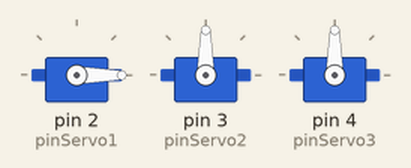
Simulated run of this sketch. Board: Arduino Uno, built with avr-gcc and run on an emulated ATmega328P. Shown: 3 × servo.

Above: at 0.1 s.
At 4.1 s:
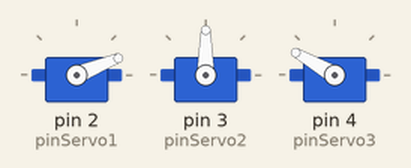
At 10.1 s:
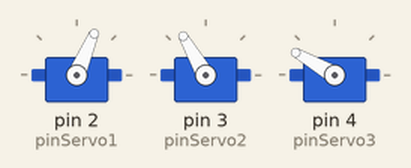
At 18.1 s:
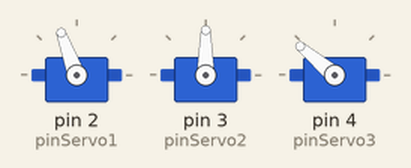
At 28.6 s:
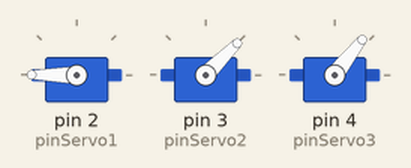
At 39.1 s:
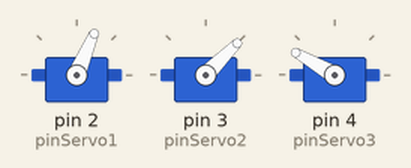
Timing chart, 0 to 40.0 s (numbered marks = the images above):
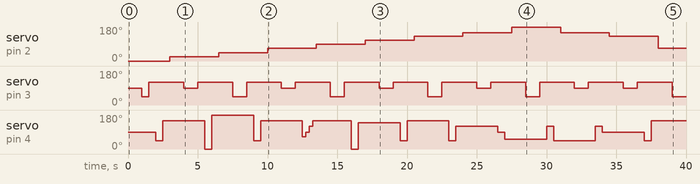

Measured:
- by itself, servo on pin 2 (pinServo1): rises from 0° to 180° in 24.5 s, then falls to 67° in 10.5 s
- by itself, servo on pin 3 (pinServo2): 90° → 45° at 1.0 s, → 120° 0.50 s later, → 90° 2.5 s later, → 120° 1.0 s later, … (23 changes in this stretch)
- by itself, servo on pin 4 (pinServo3): 90° → 45° at 2.0 s, → 150° 0.50 s later, → 0° 3.0 s later, → 180° 0.50 s later, … (24 changes in this stretch)

The sketch:

_2servos_8_posiciones.ino
```cpp
#include <Servo.h>
Servo servo1;
Servo servo2;
Servo servo3;
const int pinServo1 = 2 ;
const int pinServo2 = 3;
const int pinServo3 = 4;
const int pulsomin = 650;
const int pulsomax = 2550;
int rotacion = 1325 ;
int var ;
void setup() {
servo1.attach(pinServo1, pulsomin, pulsomax) ;
servo2.attach(pinServo2, pulsomin, pulsomax) ;
servo3.attach(pinServo3, pulsomin, pulsomax) ;

}

void loop() {
  var = 0;
  if (var == 0){
    servo1.write(0);
    delay(1000);
    servo2.write(45);// el valor del parentesis son los grados del servo 0 a180º o (min650 max2550)
    delay(500);
    servo2.write(120);
    delay(500);
    servo3.write(45);// el valor del parentesis son los grados del servo 0 a180º o (min650 max2550)
    delay(500);
    servo3.write(150);
    delay(500);
    var = 1 ;

  }
  if (var == 1 ){
    servo1.write(22);
    delay(1000);
    servo2.write(90);
    delay(1000);
    servo2.write(120);
    delay(500);
    servo3.write(0);// el valor del parentesis son los grados del servo 0 a180º o (min650 max2550)
    delay(500);
    servo3.write(180);
    delay(500);
    var = 2 ;
  }
  if (var == 2){
    servo1.write(45);
    delay(1000);
    servo2.write(45);
    delay(1000);
    servo2.write(120);
    delay(500);
    servo3.write(45);// el valor del parentesis son los grados del servo 0 a180º o (min650 max2550)
    delay(500);
    servo3.write(150);
    delay(500);
    var = 3 ;
  }
  if (var == 3){
    servo1.write(67);
    delay(1000);
    servo2.write(90);
    delay(1000);
    servo2.write(120);
    delay(500);
    servo3.write(65);// el valor del parentesis son los grados del servo 0 a180º o (min650 max2550)
    delay(250);
    servo3.write(90);
    delay(250);
     servo3.write(120);// el valor del parentesis son los grados del servo 0 a180º o (min650 max2550)
    delay(250);
    servo3.write(150);
    delay(250);
    var = 4 ;
  }
   var = 4;
  if (var == 4){
    servo1.write(90);
    delay(1000);
    servo2.write(45);
    delay(1000);
    servo2.write(120);
    delay(500);
     servo3.write(0);// el valor del parentesis son los grados del servo 0 a180º o (min650 max2550)
    delay(500);
    servo3.write(140);
    delay(500);
    var = 5 ;


  }
  if (var == 5 ){
    servo1.write(110);
    delay(1000);
    servo2.write(90);
    delay(1000);
    servo2.write(120);
    delay(500);
    servo3.write(45);// el valor del parentesis son los grados del servo 0 a180º o (min650 max2550)
    delay(500);
    servo3.write(150);
    delay(500);
    var = 6 ;
  }

  if (var == 6){
    servo1.write(130);
    delay(1000);
    servo2.write(45);
    delay(1000);
    servo2.write(120);
    delay(500);
    servo3.write(45);// el valor del parentesis son los grados del servo 0 a180º o (min650 max2550)
    delay(500);
    servo3.write(120);
    delay(500);
    var = 7 ;
  }
  if (var == 7 ){
    servo1.write(150);
    delay(1000);
    servo2.write(90);
    delay(1000);
    servo2.write(120);
    delay(500);
    servo3.write(90);// el valor del parentesis son los grados del servo 0 a180º o (min650 max2550)
    delay(500);
    servo3.write(1200);
    delay(500);
    var = 8 ;
  }

  if (var == 8){
    servo1.write(180);
    delay(1000);
    servo2.write(45);
    delay(1000);
    servo2.write(120);
    delay(500);
    servo3.write(120);// el valor del parentesis son los grados del servo 0 a180º o (min650 max2550)
    delay(500);
    servo3.write(45);
    delay(500);
    var = 9 ;
  }
    if (var == 9){
    servo1.write(150);
    delay(1000);
    servo2.write(90);// el valor del parentesis son los grados del servo 0 a180º o (min650 max2550)
    delay(1000);
    servo2.write(120);
    delay(500);
    servo3.write(120);// el valor del parentesis son los grados del servo 0 a180º o (min650 max2550)
    delay(500);
    servo3.write(90);
    delay(500);
    var = 10 ;

  }
  if (var == 10 ){
    servo1.write(130);
    delay(1000);
     servo2.write(90);
    delay(1000);
    servo2.write(120);
    delay(500);
    servo3.write(45);// el valor del parentesis son los grados del servo 0 a180º o (min650 max2550)
    delay(500);
    servo3.write(150);
    delay(500);

    var = 11 ;
  }
  if (var == 12){
    servo1.write(110);
    delay(1000);
    servo2.write(45);
    delay(1000);
    servo2.write(120);
    delay(500);
    servo3.write(45);// el valor del parentesis son los grados del servo 0 a180º o (min650 max2550)
    delay(500);
    servo3.write(120);
    delay(500);
    var = 13 ;
  }
  if (var == 13){
    servo1.write(90);
    delay(1000);
    servo2.write(90);
    delay(1000);
    servo2.write(120);
    delay(500);
    servo3.write(80);// el valor del parentesis son los grados del servo 0 a180º o (min650 max2550)
    delay(500);
    servo3.write(40);
    delay(500);
    var = 14 ;
  }
   var = 14;
  if (var == 14){
    servo1.write(67);
    delay(1000);
    servo2.write(45);
    delay(1000);
    servo2.write(120);
    delay(500);
     servo3.write(100);// el valor del parentesis son los grados del servo 0 a180º o (min650 max2550)
    delay(500);
    servo3.write(50);
    delay(500);
    var = 15 ;


  }
  if (var == 15 ){
    servo1.write(45);
    delay(1000);
    servo2.write(90);
    delay(1000);
    servo2.write(120);
    delay(500);
    var = 16 ;
    servo3.write(45);// el valor del parentesis son los grados del servo 0 a180º o (min650 max2550)
    delay(500);
    servo3.write(70);
    delay(500);
  }

  if (var == 16){
    servo1.write(22);
    delay(1000);
     servo2.write(45);
    delay(1000);
    servo2.write(120);
    delay(500);
    servo3.write(45);// el valor del parentesis son los grados del servo 0 a180º o (min650 max2550)
    delay(500);
    servo3.write(70);
    delay(500);
    var = 17 ;
  }
  if (var == 17 ){
    servo1.write(0);
    delay(1000);
     servo2.write(45);
    delay(1000);
    servo2.write(120);
    delay(500);
    servo3.write(45);// el valor del parentesis son los grados del servo 0 a180º o (min650 max2550)
    delay(500);
    servo3.write(70);
    delay(500);


    var = 2 ;
  }


}
```
